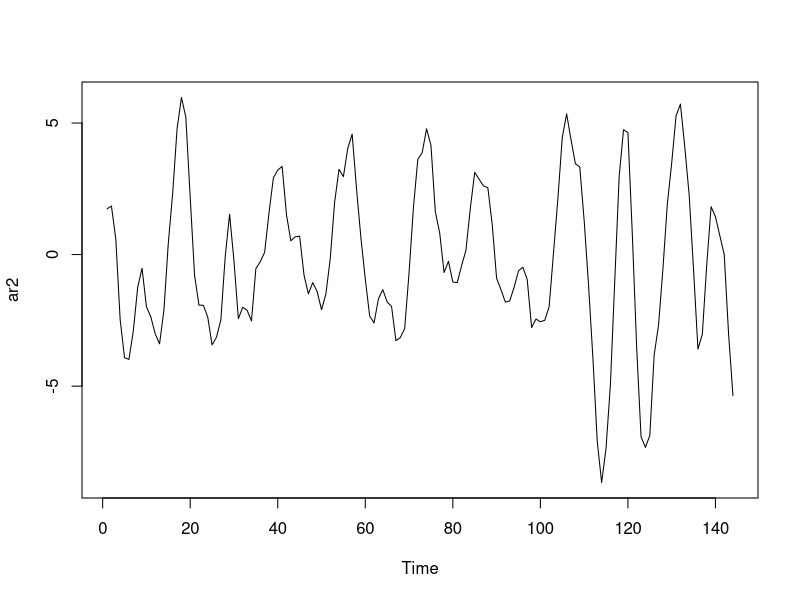
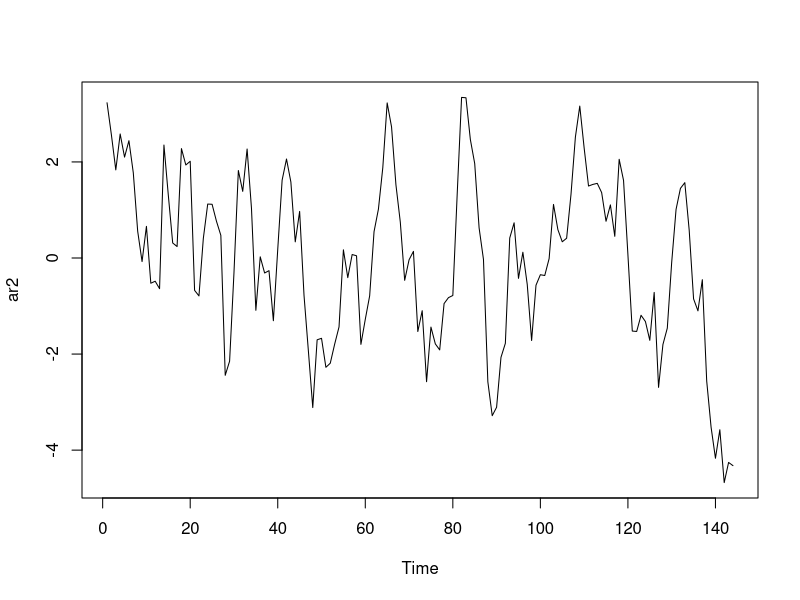
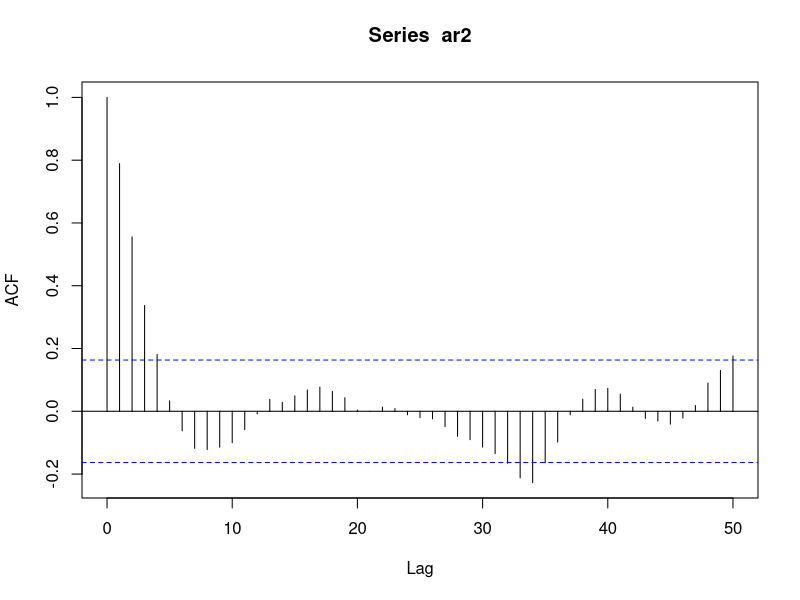

The R source for these figures, in order:
###########################################################
##                                                       ##
## simulate data from an AR(2) model                     ##
##                                                       ##
###########################################################


set.seed(8675309)
ar2 = arima.sim(list(order=c(2,0,0),ar=c(1.5,-.75)),n=144)
plot(ar2)

ar2 = arima.sim(list(order=c(2,0,0),ar=c(1,-.25)),n=144)
plot(ar2)

acf(ar2,lag=50)

###########################################################
##                                                       ##
## check causality                                       ##
##                                                       ##
###########################################################

z = c(1,-1.5,.75)
(a = polyroot(z))

z = c(1,-1.37,.58)
(a = polyroot(z))